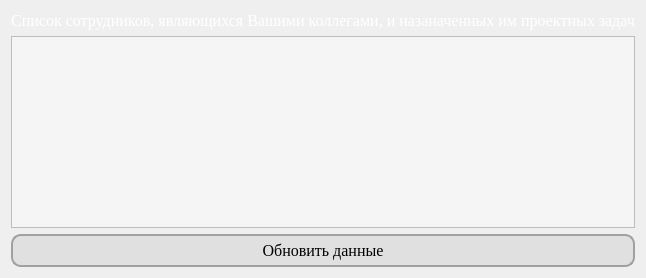
      <widget class="QWidget" name="users">
       <layout class="QGridLayout" name="gridLayout_5">
        <item row="0" column="0">
         <widget class="QLabel" name="label_14">
          <property name="font">
           <font>
            <family>Times New Roman</family>
            <pointsize>12</pointsize>
           </font>
          </property>
          <property name="styleSheet">
           <string notr="true">color: rgb(255, 255, 255);</string>
          </property>
          <property name="text">
           <string>Список сотрудников, являющихся Вашими коллегами, и назаначенных им проектных задач</string>
          </property>
          <property name="alignment">
           <set>Qt::AlignCenter</set>
          </property>
         </widget>
        </item>
        <item row="1" column="0">
         <widget class="QTableView" name="tableView_employeeList">
          <property name="styleSheet">
           <string notr="true">QTableView {
    background-color: #f5f5f5; /* Цвет фона */
    color: #333; /* Цвет текста */
    gridline-color: #ccc; /* Цвет линий сетки */
}

QTableView::item:selected {
    background-color: #a0d9ff; /* Цвет фона для выбранной ячейки */
    color: #333; /* Цвет текста для выбранной ячейки */
}

QHeaderView::section {
    background-color: #4c7c99; /* Цвет фона заголовков столбцов */
    color: white; /* Цвет текста заголовков столбцов */
    padding: 4px; /* Отступы внутри заголовков столбцов */
    border: 1px solid #2e5066; /* Граница вокруг заголовков столбцов */
}

QTableView::horizontalHeader {
    background-color: #4c7c99; /* Цвет фона горизонтального заголовка */
    color: white; /* Цвет текста горизонтального заголовка */
}

QTableView::verticalHeader {
    background-color: #4c7c99; /* Цвет фона вертикального заголовка */
    color: white; /* Цвет текста вертикального заголовка */
}</string>
          </property>
          <property name="frameShadow">
           <enum>QFrame::Raised</enum>
          </property>
          <property name="editTriggers">
           <set>QAbstractItemView::NoEditTriggers</set>
          </property>
          <property name="sortingEnabled">
           <bool>true</bool>
          </property>
         </widget>
        </item>
        <item row="2" column="0">
         <widget class="QPushButton" name="pushButton_updateEmpTableData">
          <property name="font">
           <font>
            <family>Times New Roman</family>
            <pointsize>12</pointsize>
           </font>
          </property>
          <property name="styleSheet">
           <string notr="true">QPushButton {
    background-color: #E0E0E0;
    border-radius: 10px;
    border: 2px solid #A0A0A0;
    padding: 5px 10px;
}

QPushButton:hover {
    background-color: #CCCCCC;
}
</string>
          </property>
          <property name="text">
           <string>Обновить данные</string>
          </property>
         </widget>
        </item>
       </layout>
      </widget>
